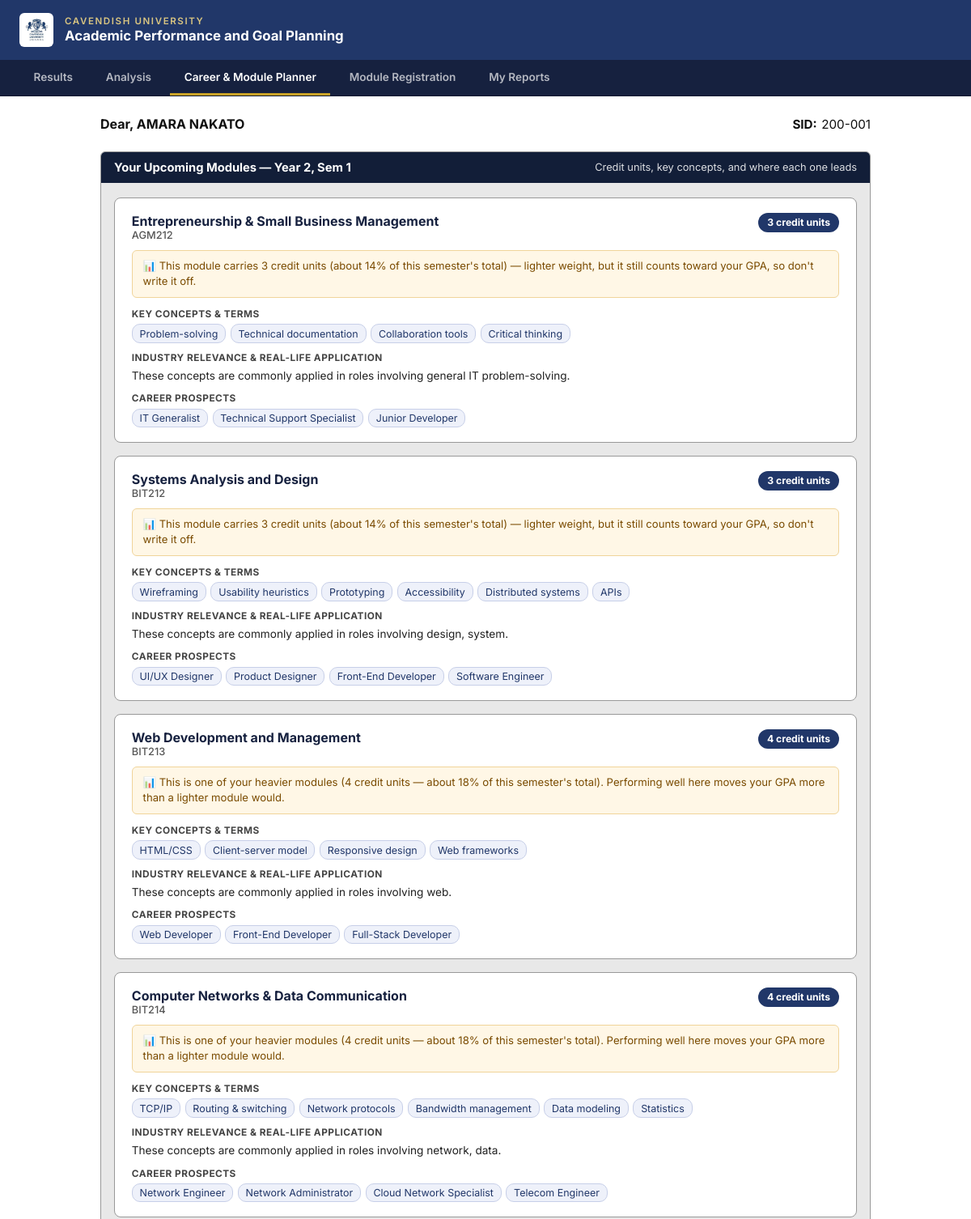
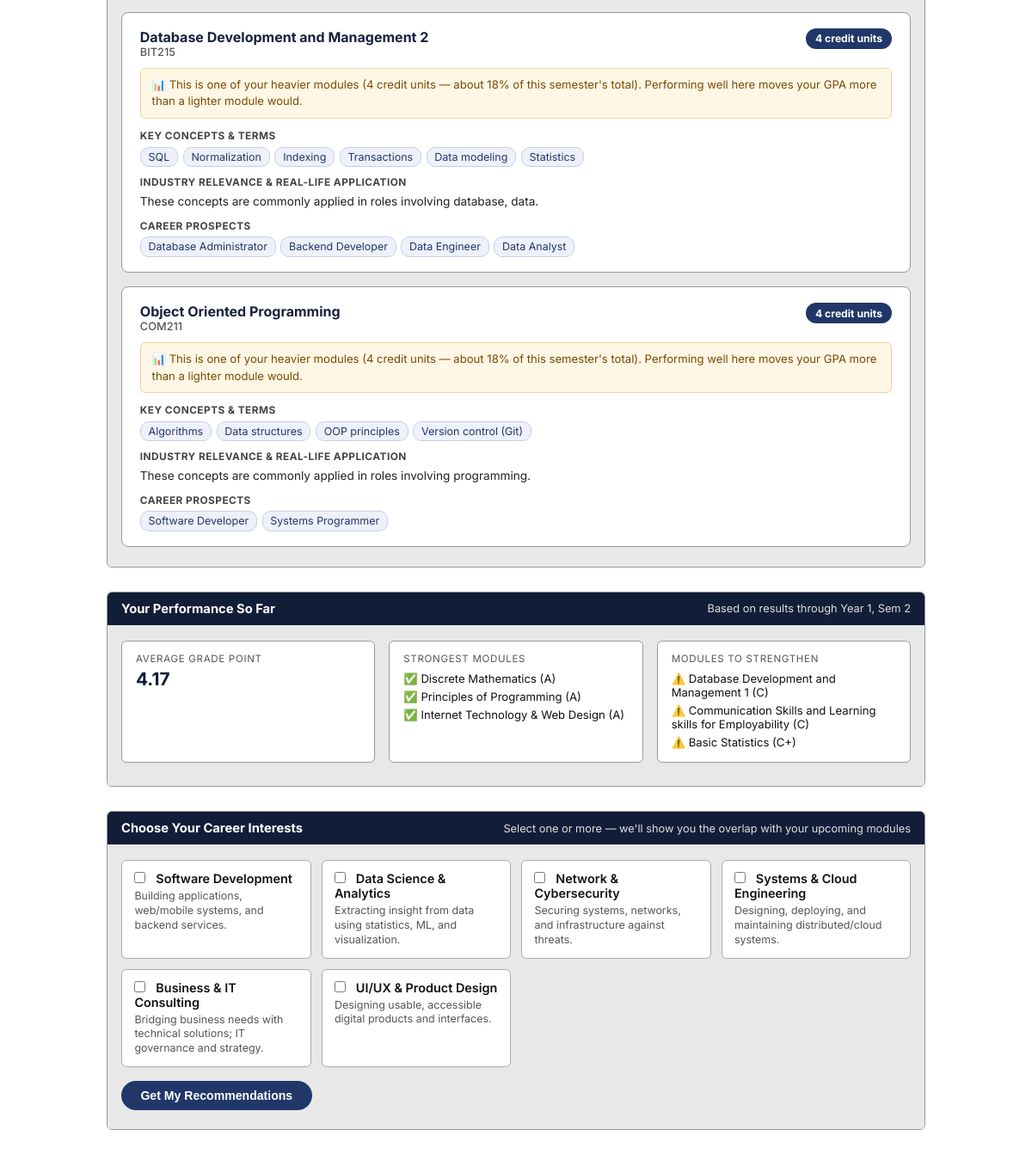
/GoalPlanning.php (signed in), run on the app's committed database (2 pictures, top to bottom).
### tables this page shows
CREATE TABLE IF NOT EXISTS `program_tb` (
  `ID` int NOT NULL,
  `program_code` varchar(10) NOT NULL,
  `program_name` varchar(150) NOT NULL,
  `program_dept` varchar(150) NOT NULL,
  `program_faculty` varchar(150) NOT NULL,
  `student_ID` varchar(10) NOT NULL,
  PRIMARY KEY (`program_code`),
  UNIQUE KEY `ID` (`ID`),
  UNIQUE KEY `student_ID` (`student_ID`)
);

CREATE TABLE IF NOT EXISTS `student_tb` (
  `ID` int NOT NULL AUTO_INCREMENT,
  `student_ID` varchar(10) NOT NULL,
  `student_name` varchar(100) NOT NULL,
  `student_email` varchar(50) NOT NULL,
  `student_password` varchar(255) NOT NULL,
  `program_code` varchar(10) NOT NULL,
  `gender` enum('M','F') NOT NULL,
  `nationality` varchar(100) NOT NULL,
  `date_of_birth` date NOT NULL,
  `intake_year` int NOT NULL,
  `intake_session` enum('JAN','MAY','AUG') NOT NULL,
  `mode_of_entry` enum('Direct','Transfer','Foundation','Mature','Diploma') NOT NULL,
  PRIMARY KEY (`ID`),
  UNIQUE KEY `student_ID` (`student_ID`)
);

CREATE TABLE IF NOT EXISTS `results_tb` (
  `ID` int NOT NULL AUTO_INCREMENT,
  `module_code` varchar(10) NOT NULL,
  `student_ID` varchar(10) NOT NULL,
  `year_no` int NOT NULL,
  `sem_no` int NOT NULL,
  `cat1_mk` int NOT NULL,
  `cat2_mk` int NOT NULL,
  `exam_mk` int NOT NULL,
  `grade_point` decimal(3,2) NOT NULL,
  `letter_grade` varchar(5) NOT NULL,
  `final_total` int NOT NULL,
  `status_retake_pass` varchar(20) NOT NULL,
  `created_at` timestamp NOT NULL,
  PRIMARY KEY (`ID`),
  UNIQUE KEY `uq_result_student_module` (`student_ID`,`module_code`),
  KEY `module_code` (`module_code`),
  KEY `student_ID` (`student_ID`),
  KEY `letter_grade` (`letter_grade`),
  KEY `grade_point_2` (`grade_point`)
);

CREATE TABLE IF NOT EXISTS `module_tb` (
  `ID` int NOT NULL,
  `module_code` varchar(10) NOT NULL,
  `module_name` varchar(250) NOT NULL,
  `year_no` int NOT NULL,
  `sem_no` int NOT NULL,
  `program_code` varchar(10) NOT NULL,
  `credit_unit` decimal(3,1) NOT NULL,
  PRIMARY KEY (`ID`),
  UNIQUE KEY `module_code_2` (`module_code`),
  KEY `module_code` (`module_code`),
  KEY `program_code` (`program_code`)
);

### GoalPlanning.php (the view, shortened to what this page needs)
<?php
$db_host = "127.0.0.1";
$db_port = "3306";
$db_name = "apaagps_db";
$db_user = "root";
$db_pass = "";
$studentID = $_SESSION["student_ID"];
try {
    $dsn = "mysql:host={$db_host};port={$db_port};dbname={$db_name};charset=utf8mb4";
    $pdo = new PDO($dsn, $db_user, $db_pass, [
        PDO::ATTR_ERRMODE            => PDO::ERRMODE_EXCEPTION,
        PDO::ATTR_DEFAULT_FETCH_MODE => PDO::FETCH_ASSOC,
        PDO::ATTR_EMULATE_PREPARES   => false,
    ]);
} catch (PDOException $e) {
    die("Database connection failed: " . $e->getMessage());
}
$stmtS = $pdo->prepare("
    SELECT s.student_ID, s.student_name, s.program_code,
           p.program_name, p.program_faculty
    FROM   student_tb s
    JOIN   program_tb p ON s.program_code = p.program_code
    WHERE  s.student_ID = ?
    LIMIT  1
");
$stmtS->execute([$studentID]);
$student = $stmtS->fetch();
$careerOptions = [
    "Software Development"        => "Building applications, web/mobile systems, and backend services.",
    "Data Science & Analytics"    => "Extracting insight from data using statistics, ML, and visualization.",
    "Network & Cybersecurity"     => "Securing systems, networks, and infrastructure against threats.",
    "Systems & Cloud Engineering" => "Designing, deploying, and maintaining distributed/cloud systems.",
    "Business & IT Consulting"    => "Bridging business needs with technical solutions; IT governance and strategy.",
    "UI/UX & Product Design"      => "Designing usable, accessible digital products and interfaces.",
];
$selectedCareers = $_POST["careers"] ?? [];
$selectedCareers = array_intersect($selectedCareers, array_keys($careerOptions));
$stmtR = $pdo->prepare("
    SELECT r.year_no, r.sem_no, r.module_code, m.module_name, m.credit_unit,
           r.cat1_mk, r.cat2_mk, r.exam_mk, r.final_total,
           r.letter_grade, r.grade_point, r.status_retake_pass
    FROM   results_tb r
    JOIN   module_tb  m ON r.module_code = m.module_code
    WHERE  r.student_ID = ?
    ORDER  BY r.year_no ASC, r.sem_no ASC
");
$stmtR->execute([$studentID]);
$pastResults = $stmtR->fetchAll();
$hasResults = !empty($pastResults);
$latestYear = 0;
$latestSem  = 0;
if ($hasResults) {
    foreach ($pastResults as $r) {
        if ((int)$r["year_no"] > $latestYear ||
            ((int)$r["year_no"] === $latestYear && (int)$r["sem_no"] > $latestSem)) {
            $latestYear = (int)$r["year_no"];
            $latestSem  = (int)$r["sem_no"];
        }
    }
}
$nextSemGlobal = $latestSem + 1;
$nextYear      = max(1, (int)ceil($nextSemGlobal / 2));
$nextSem       = (($nextSemGlobal - 1) % 2) + 1;
$latestSemDisplay = $latestSem > 0 ? (($latestSem - 1) % 2) + 1 : 1;
$stmtNext = $pdo->prepare("
    SELECT module_code, module_name, year_no, sem_no, credit_unit
    FROM   module_tb
    WHERE  program_code = ?
      AND  year_no = ?
      AND  sem_no  = ?
    ORDER  BY module_code ASC
");
$stmtNext->execute([$student["program_code"], $nextYear, $nextSemGlobal]);
$nextModules = $stmtNext->fetchAll();
$performanceSummary = [
    "overall_avg_gp" => null,
    "strongest"      => [],
    "weakest"        => [],
    "retakes"        => [],
];
if ($hasResults) {
    $totalGP = 0;
    $count   = 0;
    foreach ($pastResults as $r) {
        $totalGP += (float)$r["grade_point"];
        $count++;
    }
    $performanceSummary["overall_avg_gp"] = $count ? round($totalGP / $count, 2) : null;
    $sorted = $pastResults;
    usort($sorted, fn($a, $b) => $b["grade_point"] <=> $a["grade_point"]);
    $performanceSummary["strongest"] = array_slice($sorted, 0, 3);
    $performanceSummary["weakest"]   = array_slice(array_reverse($sorted), 0, 3);
}
function detectModuleAreas(string $moduleName, array $conceptLibrary): array {
    $nameLower = strtolower($moduleName);
    $matched = [];
    foreach ($conceptLibrary as $area => $info) {
        if ($area !== "default" && str_contains($nameLower, $area)) {
            $matched[] = $area;
        }
    }
    return $matched ?: ["default"];
}
function buildModuleDetails(array $nextModules, array $allNextModulesForCgpaContext): array {
    $conceptLibrary = getConceptLibrary();
    $semesterTotalCU = array_sum(array_map(fn($m) => (float)$m["credit_unit"], $allNextModulesForCgpaContext));
    $details = [];
    foreach ($nextModules as $mod) {
        $cu = (float)$mod["credit_unit"];
        $shareOfSemester = $semesterTotalCU > 0 ? round(($cu / $semesterTotalCU) * 100) : 0;
        $areas = detectModuleAreas($mod["module_name"], $conceptLibrary);
        $concepts = [];
        $roles    = [];
        foreach ($areas as $area) {
            $concepts = array_merge($concepts, $conceptLibrary[$area]["concepts"]);
            $roles    = array_merge($roles, $conceptLibrary[$area]["roles"]);
        }
        $concepts = array_slice(array_unique($concepts), 0, 6);
        $roles    = array_slice(array_unique($roles), 0, 4);
        $areaLabel = $areas === ["default"] ? "general IT problem-solving" : strtolower(implode(", ", $areas));
        if ($cu >= 4) {
            $cgpaNote = "This is one of your heavier modules ({$cu} credit units — about {$shareOfSemester}% of this semester's total). Performing well here moves your GPA more than a lighter module would.";
        } elseif ($cu <= 3 && $cu > 0) {
            $cgpaNote = "This module carries {$cu} credit units (about {$shareOfSemester}% of this semester's total) — lighter weight, but it still counts toward your GPA, so don't write it off.";
        } else {
            $cgpaNote = "Credit unit weighting for this module wasn't available — check with the academic office to confirm how it factors into your GPA.";
        }
        $details[] = [
            "module_code"   => $mod["module_code"],
            "module_name"   => $mod["module_name"],
            "credit_unit"   => $cu,
            "share_pct"     => $shareOfSemester,
            "cgpa_note"     => $cgpaNote,
            "key_concepts"  => $concepts,
            "real_world_use"=> "These concepts are commonly applied in roles involving {$areaLabel}.",
            "career_roles"  => $roles,
        ];
    }
    return $details;
}
$moduleDetails = buildModuleDetails($nextModules, $nextModules);
?>
<!DOCTYPE html>
<html lang="en">
<head>
</head>
<body>
<header class="site-header">
    <img class="crest" src="images/cu_logo.jpg" alt="Cavendish University crest">
    <div class="header-text">
        <span class="uni-name">Cavendish University</span>
        <span class="portal-title">Academic Performance and Goal Planning</span>
    </div>
</header>
<nav class="tab-nav">
    <a class="tab-btn" href="ExamResultInterface.php">Results</a>
    <a class="tab-btn" href="AnalysisResultInterface.php">Analysis</a>
    <span class="tab-btn active">Career & Module Planner</span>
    <a class="tab-btn" href="ModuleRegistration.php">Module Registration</a>
    <a class="tab-btn" href="MyReportsStatus.php">My Reports</a>
</nav>
<main class="page-wrap">
    <div class="student-row">
        <div class="student-name">Dear, <?= htmlspecialchars(strtoupper($student["student_name"])) ?></div>
        <div class="student-sid"><strong>SID:</strong><?= htmlspecialchars($student["student_ID"]) ?></div>
    </div>
    <div class="card">
        <div class="card-header">
            Your Upcoming Modules — Year <?= $nextYear ?>, Sem <?= $nextSem ?>
            <span class="card-sub">Credit units, key concepts, and where each one leads</span>
        </div>
        <div class="card-body">
            <?php if (empty($moduleDetails)): ?>
                <p class="empty">No module list found for Year <?= $nextYear ?>, Sem <?= $nextSem ?> under your program. Check that <code>module_tb</code> has entries for this program/year/semester.</p>
            <?php else: ?>
                <div class="upcoming-grid">
                    <?php foreach ($moduleDetails as $md): ?>
                    <div class="upcoming-card">
                        <div class="upcoming-card-head">
                            <div>
                                <div class="upcoming-title"><?= htmlspecialchars($md["module_name"]) ?></div>
                                <div class="upcoming-code"><?= htmlspecialchars($md["module_code"]) ?></div>
                            </div>
                            <span class="cu-pill"><?= htmlspecialchars($md["credit_unit"]) ?> credit units</span>
                        </div>
                        <div class="cgpa-note">📊 <?= htmlspecialchars($md["cgpa_note"]) ?></div>
                        <div class="upcoming-section">
                            <div class="upcoming-label">Key Concepts &amp; Terms</div>
                            <div class="role-tags">
                                <?php foreach ($md["key_concepts"] as $concept): ?>
                                <span class="role-tag"><?= htmlspecialchars($concept) ?></span>
                                <?php endforeach; ?>
                            </div>
                        </div>
                        <div class="upcoming-section">
                            <div class="upcoming-label">Industry Relevance &amp; Real-Life Application</div>
                            <div class="upcoming-text"><?= htmlspecialchars($md["real_world_use"]) ?></div>
                        </div>
                        <div class="upcoming-section">
                            <div class="upcoming-label">Career Prospects</div>
                            <div class="role-tags">
                                <?php foreach ($md["career_roles"] as $role): ?>
                                <span class="role-tag"><?= htmlspecialchars($role) ?></span>
                                <?php endforeach; ?>
                            </div>
                        </div>
                    </div>
                    <?php endforeach; ?>
                </div>
            <?php endif; ?>
        </div>
    </div>
    <?php if ($hasResults): ?>
    <div class="card">
        <div class="card-header">
            Your Performance So Far
            <span class="card-sub">Based on results through Year <?= $latestYear ?>, Sem <?= $latestSemDisplay ?></span>
        </div>
        <div class="card-body">
            <div class="stat-row">
                <div class="stat-box">
                    <div class="label">Average Grade Point</div>
                    <div class="value"><?= $performanceSummary["overall_avg_gp"] ?? '—' ?></div>
                </div>
                <div class="stat-box">
                    <div class="label">Strongest Modules</div>
                    <ul class="mini-list">
                        <?php foreach ($performanceSummary["strongest"] as $s): ?>
                        <li>✅ <?= htmlspecialchars($s["module_name"]) ?> (<?= htmlspecialchars($s["letter_grade"]) ?>)</li>
                        <?php endforeach; ?>
                    </ul>
                </div>
                <div class="stat-box">
                    <div class="label">Modules to Strengthen</div>
                    <ul class="mini-list">
                        <?php foreach ($performanceSummary["weakest"] as $w): ?>
                        <li>⚠️ <?= htmlspecialchars($w["module_name"]) ?> (<?= htmlspecialchars($w["letter_grade"]) ?>)</li>
                        <?php endforeach; ?>
                    </ul>
                </div>
            </div>
        </div>
    </div>
    <?php endif; ?>
    <div class="card">
        <div class="card-header">
            Choose Your Career Interests
            <span class="card-sub">Select one or more — we'll show you the overlap with your upcoming modules</span>
        </div>
        <div class="card-body">
            <form method="POST" action="GoalPlanning.php">
                <div class="career-grid">
                    <?php foreach ($careerOptions as $name => $desc): ?>
                    <label class="career-option <?= in_array($name, $selectedCareers) ? 'checked' : '' ?>">
                        <input type="checkbox" name="careers[]" value="<?= htmlspecialchars($name) ?>"
                               <?= in_array($name, $selectedCareers) ? 'checked' : '' ?>>
                        <span class="career-title"><?= htmlspecialchars($name) ?></span>
                        <div class="career-desc"><?= htmlspecialchars($desc) ?></div>
                    </label>
                    <?php endforeach; ?>
                </div>
                <button type="submit" class="btn-submit">Get My Recommendations</button>
            </form>
        </div>
    </div>
</main>
</body>
</html>

### data on the page
program_tb: student_tb.student_name "AMARA NAKATO", student_tb.student_ID "200-001"
results_tb: sem_no "2", sem_no "1", year_no "1", module_tb.module_name "Principles of Programming", letter_grade "A"
module_tb: module_name "Entrepreneurship & Small Business Management", module_code "AGM212", credit_unit "3", cgpa_note "This module carries 3 credit units (about 14% of this semester's total) — lighter weight, but it still counts toward your GPA, so don't write it off.", concept "Problem-solving", concept "Technical documentation", concept "Collaboration tools", concept "Critical thinking", real_world_use "These concepts are commonly applied in roles involving general IT problem-solving.", role "IT Generalist", role "Technical Support Specialist", role "Junior Developer"
module_tb: module_name "Systems Analysis and Design", module_code "BIT212", credit_unit "3", cgpa_note "This module carries 3 credit units (about 14% of this semester's total) — lighter weight, but it still counts toward your GPA, so don't write it off.", concept "Wireframing", concept "Usability heuristics", concept "Prototyping", concept "Accessibility", concept "Distributed systems", concept "APIs", real_world_use "These concepts are commonly applied in roles involving design, system.", role "UI/UX Designer", role "Product Designer", role "Front-End Developer", role "Software Engineer"
module_tb: module_name "Web Development and Management", module_code "BIT213", credit_unit "4", cgpa_note "This is one of your heavier modules (4 credit units — about 18% of this semester's total). Performing well here moves your GPA more than a lighter module would.", concept "HTML/CSS", concept "Client-server model", concept "Responsive design", concept "Web frameworks", real_world_use "These concepts are commonly applied in roles involving web.", role "Web Developer", role "Front-End Developer", role "Full-Stack Developer"
module_tb: module_name "Computer Networks & Data Communication", module_code "BIT214", credit_unit "4", cgpa_note "This is one of your heavier modules (4 credit units — about 18% of this semester's total). Performing well here moves your GPA more than a lighter module would.", concept "TCP/IP", concept "Routing & switching", concept "Network protocols", concept "Bandwidth management", concept "Data modeling", concept "Statistics", real_world_use "These concepts are commonly applied in roles involving network, data.", role "Network Engineer", role "Network Administrator", role "Cloud Network Specialist", role "Telecom Engineer"
module_tb: module_name "Database Development and Management 2", module_code "BIT215", credit_unit "4", cgpa_note "This is one of your heavier modules (4 credit units — about 18% of this semester's total). Performing well here moves your GPA more than a lighter module would.", concept "SQL", concept "Normalization", concept "Indexing", concept "Transactions", concept "Data modeling", concept "Statistics", real_world_use "These concepts are commonly applied in roles involving database, data.", role "Database Administrator", role "Backend Developer", role "Data Engineer", role "Data Analyst"
module_tb: module_name "Object Oriented Programming", module_code "COM211", credit_unit "4", cgpa_note "This is one of your heavier modules (4 credit units — about 18% of this semester's total). Performing well here moves your GPA more than a lighter module would.", concept "Algorithms", concept "Data structures", concept "OOP principles", concept "Version control (Git)", real_world_use "These concepts are commonly applied in roles involving programming.", role "Software Developer", role "Systems Programmer"
results_tb: module_tb.module_name "Discrete Mathematics", letter_grade "A"
results_tb: module_tb.module_name "Internet Technology & Web Design", letter_grade "A"
results_tb: module_tb.module_name "Database Development and Management 1", letter_grade "C"
results_tb: module_tb.module_name "Communication Skills and Learning skills for Employability", letter_grade "C"
results_tb: module_tb.module_name "Basic Statistics", letter_grade "C+"

### other printed values
$performanceSummary["overall_avg_gp"] "4.17"
$name "Software Development"
$desc "Building applications, web/mobile systems, and backend services."
$name "Data Science & Analytics"
$desc "Extracting insight from data using statistics, ML, and visualization."
$name "Network & Cybersecurity"
$desc "Securing systems, networks, and infrastructure against threats."
$name "Systems & Cloud Engineering"
$desc "Designing, deploying, and maintaining distributed/cloud systems."
$name "Business & IT Consulting"
$desc "Bridging business needs with technical solutions; IT governance and strategy."
$name "UI/UX & Product Design"
$desc "Designing usable, accessible digital products and interfaces."
